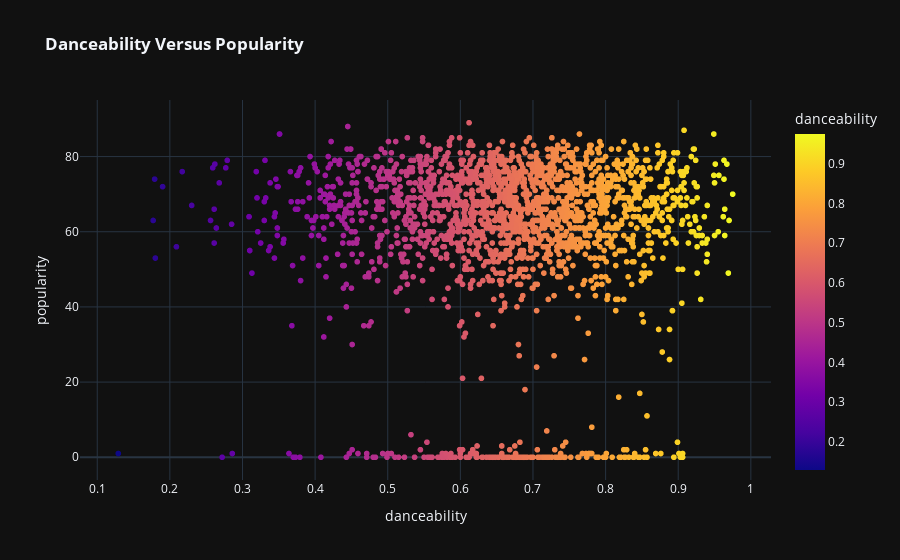

Notebook code for this chart:
### Markdown cell above
## Any correlation between Danceability score and Popularity score?  (scatter)

### Code cell
px.scatter(df,x='danceability',y='popularity',color='danceability',color_continuous_scale = px.colors.sequential.Plasma,template ='plotly_dark',title='<b>Danceability Versus Popularity')

### Figure 1 — Plotly figure (JSON) as saved in the notebook; plotly's stock layout.template omitted (floating-point values rounded to 4 significant figures; data arrays with more than 128 entries replaced by an {"elided": "..."} marker saying what was removed)
{"data": [{"hovertemplate": "danceability=%{marker.color}<br>popularity=%{y}<extra></extra>", "legendgroup": "", "marker": {"color": {"elided": "2000 float values"}, "coloraxis": "coloraxis", "symbol": "circle"}, "mode": "markers", "name": "", "showlegend": false, "type": "scattergl", "x": {"elided": "2000 float values"}, "xaxis": "x", "y": {"elided": "2000 int values"}, "yaxis": "y"}], "layout": {"coloraxis": {"colorbar": {"title": {"text": "danceability"}}, "colorscale": [[0, "#0d0887"], [0.1111, "#46039f"], [0.2222, "#7201a8"], [0.3333, "#9c179e"], [0.4444, "#bd3786"], [0.5556, "#d8576b"], [0.6667, "#ed7953"], [0.7778, "#fb9f3a"], [0.8889, "#fdca26"], [1, "#f0f921"]]}, "legend": {"tracegroupgap": 0}, "title": {"text": "<b>Danceability Versus Popularity"}, "xaxis": {"anchor": "y", "domain": [0, 1], "title": {"text": "danceability"}}, "yaxis": {"anchor": "x", "domain": [0, 1], "title": {"text": "popularity"}}}}
